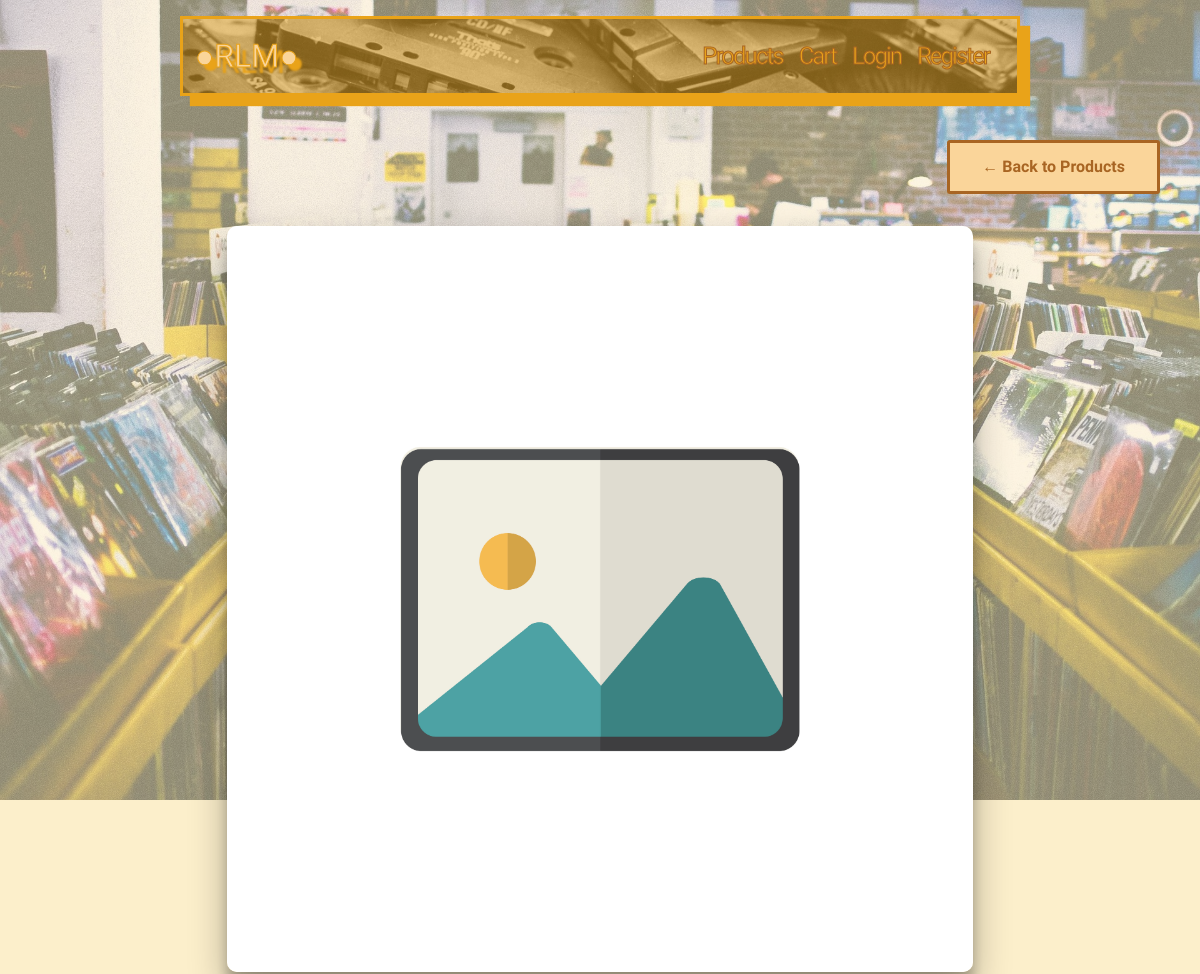
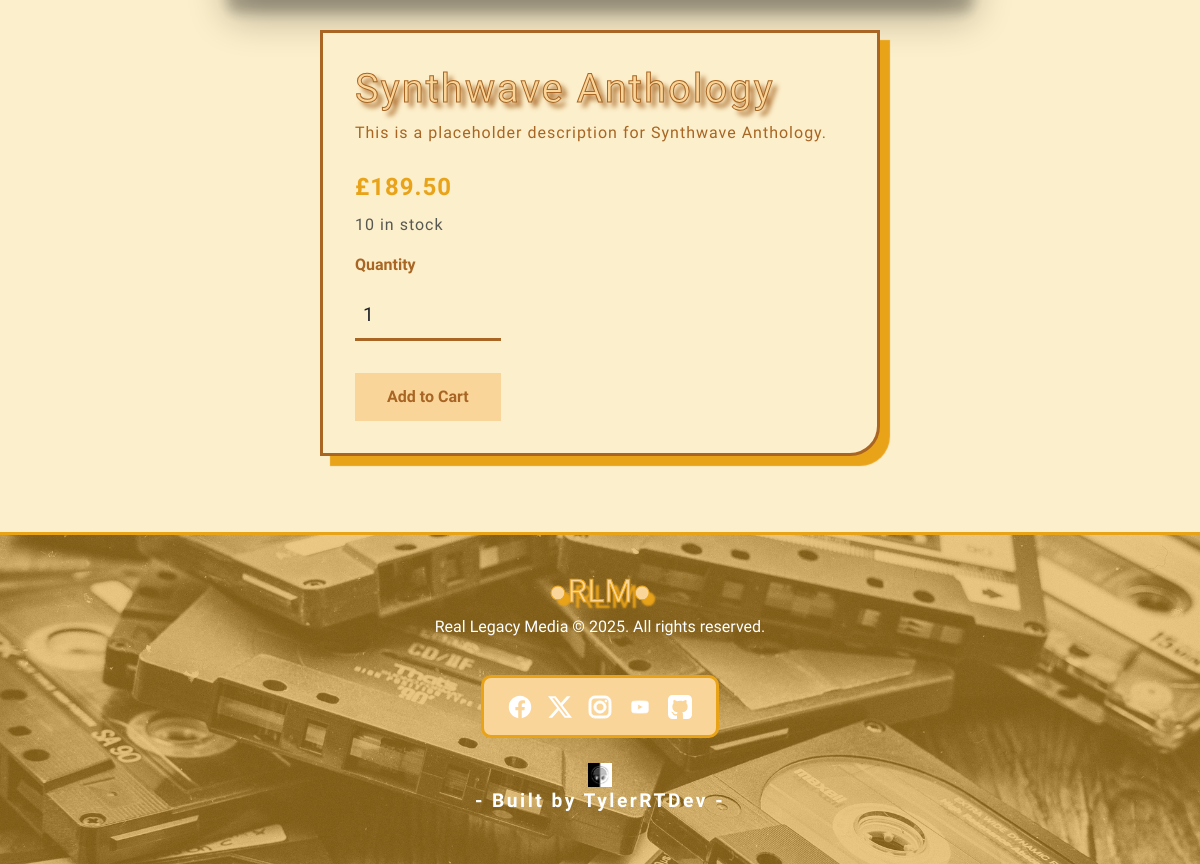
The page /products/synthwave-anthology/ on the database its author committed (2 pictures, top to bottom).
### products/models.py (models this page shows, shortened)
class Product(models.Model):
    SIZE_CHOICES = [
        ('S', 'Small'),
        ('M', 'Medium'),
        ('L', 'Large'),
        ('XL', 'Extra Large'),
        ('XXL', 'Double Extra Large'),
    ]
    name = models.CharField(max_length=200)
    slug = models.SlugField(unique=True)
    category = models.ForeignKey(Category, on_delete=models.CASCADE, null=True)
    description = models.TextField()
    genre = models.ForeignKey(Genre, on_delete=models.SET_NULL, null=True, blank=True)
    media_type = models.ForeignKey(MediaType, on_delete=models.SET_NULL, null=True, blank=True)
    price = models.DecimalField(max_digits=10, decimal_places=2)
    stock = models.PositiveIntegerField()
    size = models.CharField(max_length=3, choices=SIZE_CHOICES, blank=True, null=True)
    is_featured = models.BooleanField(default=False)
    is_limited_edition = models.BooleanField(default=False)
    created_at = models.DateTimeField(auto_now_add=True)

### products/views.py (the view)
# urls.py: path('<slug:slug>/', views.product_detail, name='detail'),
def product_detail(request, slug):
    product = get_object_or_404(Product, slug=slug)
    variants = product.variants.filter(stock__gt=0)
    return render(request, 'products/detail.html', {
        'product': product,
        'variants': variants
    })

### templates/products/detail.html (shortened to what this page needs)
{% extends 'base.html' %}
{% block content %}
<section class="product-description-section py-1">
    <div class="product-container container">
        <div class="back-button text-start">
            <a href="{% url 'products:list' %}" class="back-btn-retro">
                <span> ←</span> Back to Products
            </a>
        </div>
        <div class="product-info-image-container col-md-8">
            <img src="{{ product.images.first.image.url|default:'/static/images/stock-image.jpg' }}"
                class="img-fluid" alt="{{ product.name }}">
        </div>
        <div class="product-info-container col-md-6">
            <h1>{{ product.name }}</h1>
            <p class="product-description mb-4">{{ product.description }}</p>
            <p class="fs-4 fw-bold mb-2">£{{ product.price }}</p>
            {% if product.stock > 0 %}
            <form method="POST" action="{% url 'products:add_to_cart' product.id %}">
                <div class="mb-3">
                    <p class="text-muted">{{ product.stock }} in stock</p>
                </div>
                <div class="mb-3">
                    <label for="quantity" class="form-label fw-bold">Quantity</label>
                    <input type="number" name="quantity" id="quantity"
                        class="form-control" value="1" min="1" max="{{ product.stock }}">
                </div>
                <button type="submit" class="btn-retro">Add to Cart</button>
            </form>
            {% else %}
                <p class="text-danger fw-bold">This product is currently out of stock.</p>
            {% endif %}
        </div>
    </div>
</section>
{% endblock %}

### static/css/style.css (style rules this page uses)
:root { --black: #000000; --brown: #a86523; --orange: #E9A319; --peach: #fad59a; --cream: #fcefcb; --text-color: #000000; }
body { font-family: 'Kodchasan', sans-serif; color: var(--text-color); background-color: var(--cream); }
h1, h2, h3, h4 { font-family: 'Brexon', 'Sigmar One', sans-serif; }
section { margin-bottom: 3rem; }
.back-btn-retro { border: solid 3px var(--orange); color: var(--brown); border-radius: 0px; font-weight: bold; text-decoration: none; padding: 0.75rem 2rem; background-color: var(--peach); transition: 0.5s; }
.btn-retro { border: none; color: var(--brown); border-radius: 0px; font-weight: bold; text-decoration: none; padding: 0.75rem 2rem; background-color: var(--peach); transition: 0.5s; }
.back-button { display: flex; align-self: flex-end; margin-bottom: 2rem; justify-content: space-around; }
.back-btn-retro { border-radius: 3px; border-color: var(--brown); }
.product-info-container { background-color: var(--cream); display: flex; border: solid 3px var(--brown); border-radius: 0px 0px 30px 0px; box-shadow: 10px 10px 1px var(--orange); flex-direction: column; align-items: flex-start; height: 50%; padding: 2rem; }
.product-container div img { box-shadow: rgba(0, 0, 0, 0.3) 0px 19px 38px, rgba(0, 0, 0, 0.22) 0px 15px 12px; border-radius: 10px; margin-bottom: 2rem; }
.product-info-container h1 { color: var(--brown); letter-spacing: 2px; text-shadow: 5px 5px 5px var(--brown); -webkit-text-fill-color: var(--peach); -webkit-text-stroke-width: 1px; -webkit-text-stroke-color: var(--brown); }
.product-info-container p, .error-not-found-text { color: var(--orange); letter-spacing: 1px; }
.product-info-container .product-description, label { color: var(--brown); }
.product-info-container div input, .form-select { border: none; border-bottom: solid 3px var(--brown); background-color: transparent; padding: 0.5rem; border-radius: 0px; margin-top: 0.5rem; margin-bottom: 2rem; font-size: 1.2rem; align-items: stretch; }
.account-container, .product-container { display: flex; flex-direction: column; justify-content: center; align-items: center; }
@media (min-width: 1024px) and (max-width: 1439px) { .container { max-width: 1200px; padding: 0 20px; } }

### rows shown on the page
Product: name "Synthwave Anthology", description "This is a placeholder description for Synthwave Anthology.", price "189.50", stock "10"
